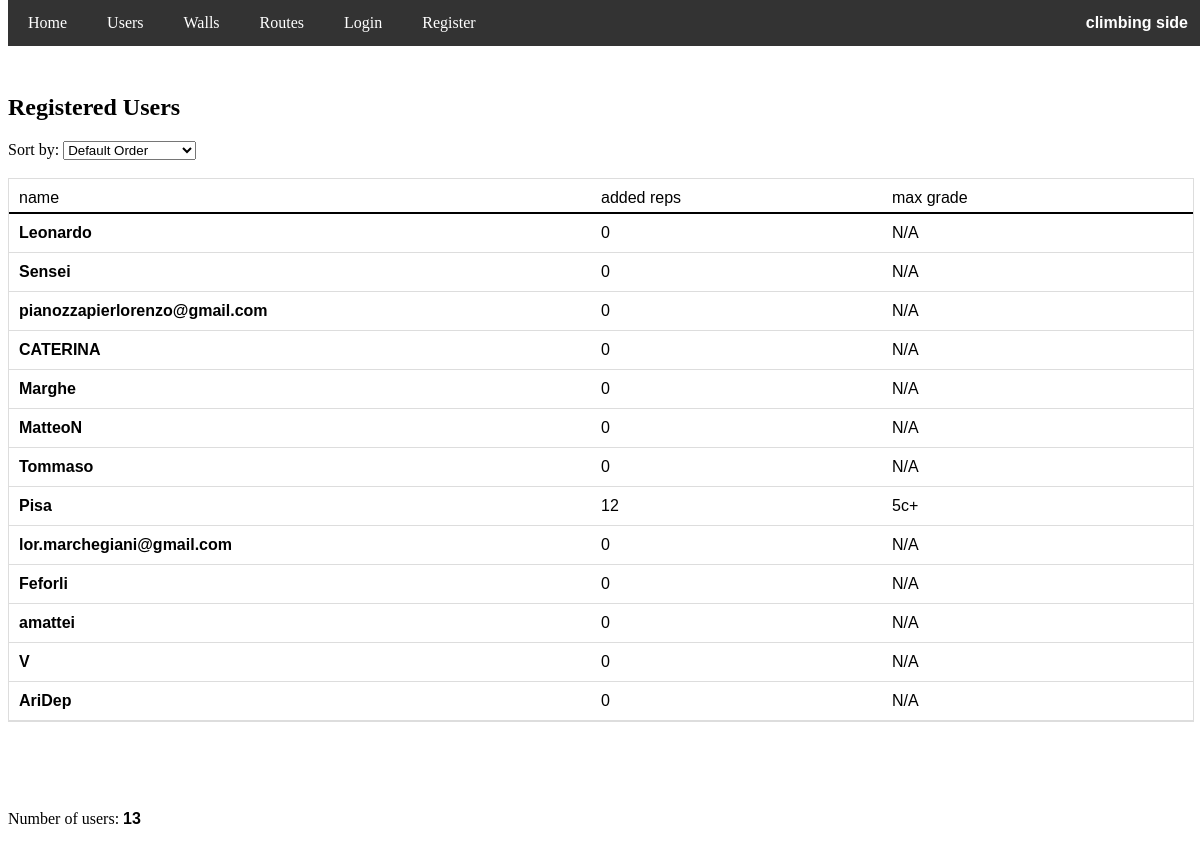
/users, run on an earlier commit of the app's database.
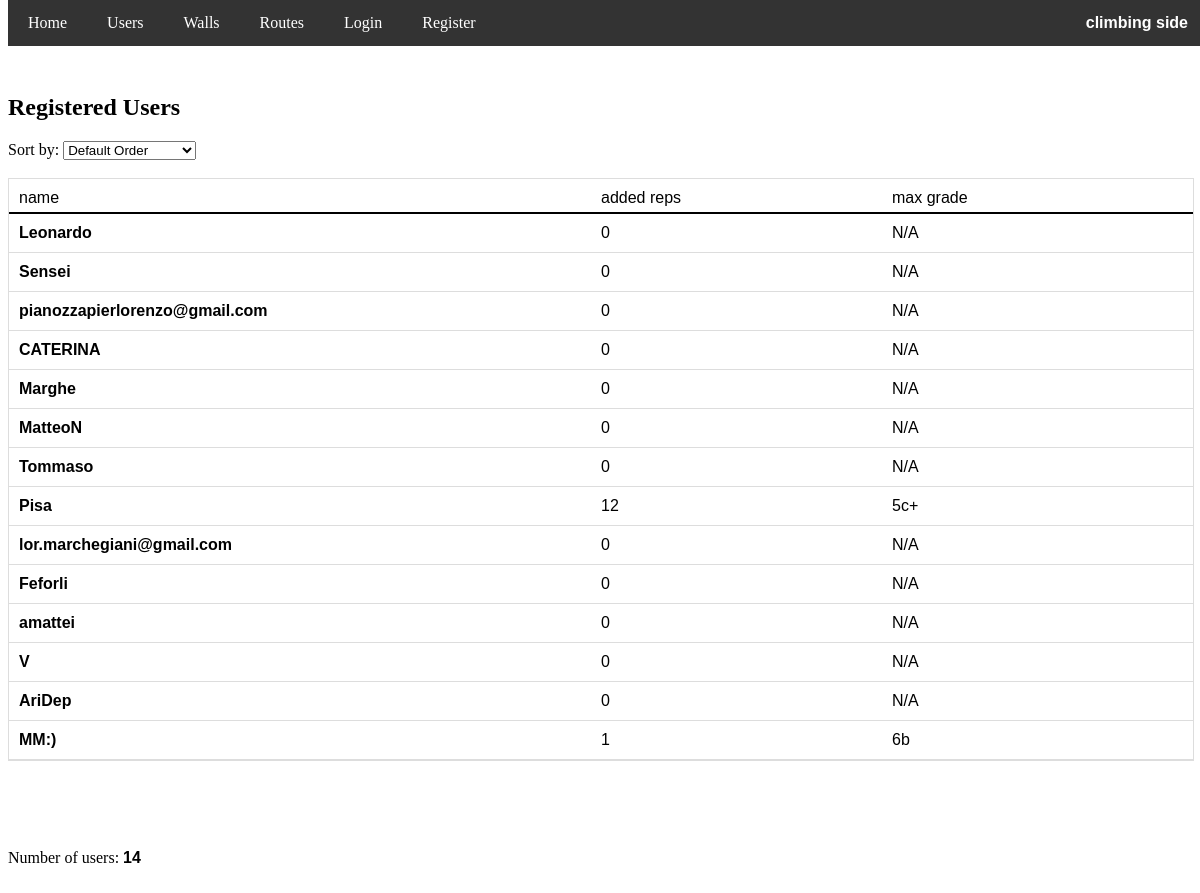
And on a later commit of the database.
### app/models.py (models this page shows, shortened)
class User(db.Model, UserMixin):
    id = db.Column(db.Integer, primary_key=True)
    username = db.Column(db.String(150), unique=True, nullable=False)
    password = db.Column(db.String(60), nullable=False)
    routes = db.relationship('Route', secondary=user_route, backref='users', lazy=True)

### app/users.py (the view)
@users.route('/users')
def users_list():
    sort_order = request.args.get('sort', 'default')
    users_with_stats = db.session.query(
    User.id, User.username,
    func.count(user_route.c.route_id).label('repetitions'),
    func.max(Route.grade).label('max_grade')
    ).outerjoin(user_route, User.id == user_route.c.user_id) \
    .outerjoin(Route, Route.id == user_route.c.route_id) \
    .group_by(User.id)
    if sort_order == 'alph':
        users_with_stats = users_with_stats.order_by(func.lower(User.username))
    elif sort_order == 'nreps':
        users_with_stats = users_with_stats.order_by(func.count(user_route.c.route_id).desc())
    elif sort_order == 'maxgrade':
        users_with_stats = users_with_stats.order_by(func.max(Route.grade).desc())
    else:
        users_with_stats = users_with_stats.order_by(User.id)
    users = users_with_stats.all()
    n_users = len(users)
    if current_user.is_authenticated:
        current_username = current_user.username
    else:
        current_username = None  # No logged-in user
    return render_template('users/users_list.html', users=users, current_username=current_username, sort_order=sort_order, n_users=n_users)

### app/templates/users/users_list.html (shortened to what this page needs)
<!DOCTYPE html>
<html lang="en">
<head>
    <link rel="stylesheet" href="{{ url_for('static', filename='styles.css') }}">
</head>
<body>
    {% if current_user.is_authenticated %}
        <div class="navbar" id="myNavbar">
            <span class="navbar-right"><b>climbing side</b></span>
            <a href="{{ url_for('home.homepage') }}">Home</a>
            <a href="{{ url_for('users.users_list') }}">Users</a>
            <a href="{{ url_for('routes.walls_list') }}">Walls</a>
            <a href="{{ url_for('routes.routes_list') }}">Routes</a>
            <a href="{{ url_for('users.user_page', user_id=current_user.id) }}">Profile</a>
            <a href="{{ url_for('users.logout') }}" onclick="return confirmLogout()" >Logout</a>
            <a href="javascript:void(0);" class="icon" onclick="toggleMenu()">&#9776;</a>
        </div>
    {% else %}
        <div class="navbar" id="myNavbar">
            <span class="navbar-right"><b>climbing side</b></span>
            <a href="{{ url_for('home.homepage') }}">Home</a>
            <a href="{{ url_for('users.users_list') }}">Users</a>
            <a href="{{ url_for('routes.walls_list') }}">Walls</a>
            <a href="{{ url_for('routes.routes_list') }}">Routes</a>
            <a href="{{ url_for('users.login') }}" >Login</a>
            <a href="{{ url_for('users.register') }}" >Register</a>
        </div>
    {% endif %}
    <br>
    <br>
    <div class="content">
    <h2>Registered Users</h2>
    <div>
        <label for="sort">Sort by:</label>
        <select id="sort" name="sort" onchange="window.location.href = '?sort=' + this.value;">
            <option value="default" {% if sort_order == 'default' %}selected{% endif %}>Default Order</option>
        </select>
    </div>
    <br>
    {% if users %}
        <div class="table" style="font-family: Verdana, sans-serif;">
            <div class="row" style="border-bottom: 2px solid black; padding-bottom: 5px;">
                <span style="flex-basis: 50%; "> name </span>
                <span> added reps </span>
                <span> max grade </span>
            </div>
            {% for user_row in users %}
            <div class="row" style="{% if current_username and user_row[1] == current_username %} background-color: rgba(15, 240, 5, 0.3); {% endif %}">
                <a href="{{ url_for('users.user_page', user_id=user_row[0]) }}" class="link6"> {{ user_row[1] }} </a>
                <span> {{ user_row[2] }} </span>
                <span> {{ user_row[3] or 'N/A' }} </span>
            </div>
            {% endfor %}
        </div>
        {% else %}
        <p>No users found.</p>
    {% endif %}
    <br>
    <br>
    <br>
    <br>
    <p> Number of users: <strong style="font-family: Verdana, sans-serif;">{{n_users}}</strong></p>
    <br>
    <br>
    <br>
    <br>
    </div>
</body>
</html>

### app/static/styles.css (style rules this page uses)
.link6 { color: black; font-weight: bold; text-decoration: none; }
.navbar { background-color: #333; overflow: hidden; position: fixed; top: 0; width: 100%; z-index: 9999; }
.navbar a { float: left; display: block; color: white; text-align: center; padding: 14px 20px; text-decoration: none; }
.navbar-right { float: right; color: white; padding: 14px 20px; text-align: center; font-family: Verdana, sans-serif; }
.content { padding-top: 30px; }

### app/templates/users/users_list.html (style rules this page uses)
.table { display: flex; flex-direction: column; width: 100%; border: 1px solid #ddd; }
.row { display: flex; padding: 10px; border-bottom: 1px solid #ddd; }
.row a { flex-basis: 50%; overflow-wrap: anywhere; word-break: normal; }
.row span { flex-basis: 25%; text-align: left; }

What changed in the data, as far as the page shows it:
added User: username "MM:)", user_row "1", user_row "6b"
Also different on the page:
{{ n_users }}: "13" → "14"
